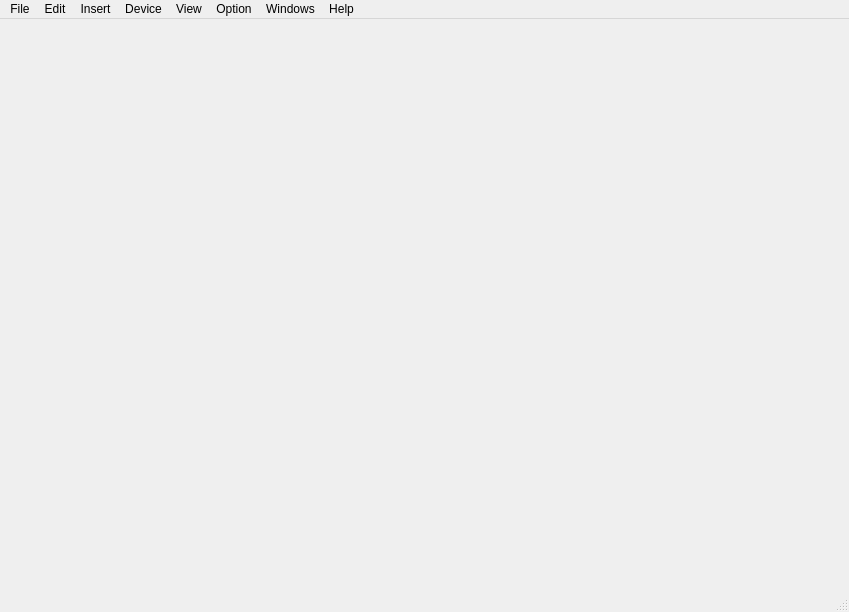
<?xml version="1.0" encoding="UTF-8"?>
<ui version="4.0">
 <class>MainWindow</class>
 <widget class="QMainWindow" name="MainWindow">
  <property name="geometry">
   <rect>
    <x>0</x>
    <y>0</y>
    <width>849</width>
    <height>612</height>
   </rect>
  </property>
  <property name="windowTitle">
   <string>MainWindow</string>
  </property>
  <widget class="QWidget" name="centralwidget">
   <layout class="QGridLayout" name="gridLayout_2"/>
  </widget>
  <widget class="QMenuBar" name="menubar">
   <property name="geometry">
    <rect>
     <x>0</x>
     <y>0</y>
     <width>849</width>
     <height>23</height>
    </rect>
   </property>
   <widget class="QMenu" name="menuFile">
    <property name="title">
     <string>File</string>
    </property>
    <addaction name="actionNew"/>
    <addaction name="actionOpen"/>
    <addaction name="separator"/>
    <addaction name="actionManage"/>
    <addaction name="actionLib_Manager"/>
    <addaction name="separator"/>
    <addaction name="actionPackage_Tool"/>
    <addaction name="separator"/>
    <addaction name="actionExit"/>
   </widget>
   <widget class="QMenu" name="menuEdit">
    <property name="title">
     <string>Edit</string>
    </property>
    <addaction name="actionCut"/>
    <addaction name="actionCopy"/>
    <addaction name="actionPaste"/>
    <addaction name="actionDelete"/>
    <addaction name="separator"/>
    <addaction name="actionProject_Properties"/>
    <addaction name="actionOpen_Object"/>
    <addaction name="separator"/>
    <addaction name="actionImport_Device"/>
    <addaction name="actionExport_Device"/>
    <addaction name="actionUpdate_Prameter"/>
   </widget>
   <widget class="QMenu" name="menuInset">
    <property name="title">
     <string>Insert</string>
    </property>
    <addaction name="actionForder"/>
    <addaction name="actionDevice"/>
   </widget>
   <widget class="QMenu" name="menuDevice">
    <property name="title">
     <string>Device</string>
    </property>
    <addaction name="actionManaget_Device"/>
    <addaction name="actionManager_Device_Debug"/>
    <addaction name="actionInitalize"/>
   </widget>
   <widget class="QMenu" name="menuView">
    <property name="title">
     <string>View</string>
    </property>
    <addaction name="actionDevice_catalog"/>
    <addaction name="actionFilter"/>
    <addaction name="actionUpdate"/>
   </widget>
   <widget class="QMenu" name="menuOption">
    <property name="title">
     <string>Option</string>
    </property>
   </widget>
   <widget class="QMenu" name="menuWindows">
    <property name="title">
     <string>Windows</string>
    </property>
   </widget>
   <widget class="QMenu" name="menuHelp">
    <property name="title">
     <string>Help</string>
    </property>
   </widget>
   <addaction name="menuFile"/>
   <addaction name="menuEdit"/>
   <addaction name="menuInset"/>
   <addaction name="menuDevice"/>
   <addaction name="menuView"/>
   <addaction name="menuOption"/>
   <addaction name="menuWindows"/>
   <addaction name="menuHelp"/>
  </widget>
  <widget class="QStatusBar" name="statusbar"/>
  <action name="actionNew">
   <property name="text">
    <string>New</string>
   </property>
  </action>
  <action name="actionOpen">
   <property name="text">
    <string>Open</string>
   </property>
  </action>
  <action name="actionManage">
   <property name="text">
    <string>Manage</string>
   </property>
  </action>
  <action name="actionarchiving">
   <property name="text">
    <string>Archive</string>
   </property>
  </action>
  <action name="actionRetrieve">
   <property name="text">
    <string>Retrieve</string>
   </property>
  </action>
  <action name="actionExit">
   <property name="text">
    <string>Exit</string>
   </property>
  </action>
  <action name="actionCut">
   <property name="text">
    <string>Cut</string>
   </property>
  </action>
  <action name="actionCopy">
   <property name="text">
    <string>Copy</string>
   </property>
  </action>
  <action name="actionPaste">
   <property name="text">
    <string>Paste</string>
   </property>
  </action>
  <action name="actionDelete">
   <property name="text">
    <string>Delete</string>
   </property>
  </action>
  <action name="actionSelect">
   <property name="text">
    <string>Select All</string>
   </property>
  </action>
  <action name="actionUnselect">
   <property name="text">
    <string>Unselect</string>
   </property>
  </action>
  <action name="actionProject_Properties">
   <property name="text">
    <string>Object Properties</string>
   </property>
  </action>
  <action name="actionOpen_Object">
   <property name="text">
    <string>Open Object</string>
   </property>
  </action>
  <action name="actionImport_Device">
   <property name="text">
    <string>Import Device</string>
   </property>
  </action>
  <action name="actionExport_Device">
   <property name="text">
    <string>Export Device</string>
   </property>
  </action>
  <action name="actionUpdate_Prameter">
   <property name="text">
    <string>Update Prameter</string>
   </property>
  </action>
  <action name="actionForder">
   <property name="text">
    <string>Forder</string>
   </property>
  </action>
  <action name="actionDevice">
   <property name="text">
    <string>Device</string>
   </property>
  </action>
  <action name="actionManaget_Device">
   <property name="text">
    <string>Manager-&gt;Device Online</string>
   </property>
  </action>
  <action name="actionManager_Device_Debug">
   <property name="text">
    <string>Manager-&gt;Device Debug</string>
   </property>
  </action>
  <action name="actionInitalize">
   <property name="text">
    <string>Initialize Device</string>
   </property>
  </action>
  <action name="actionDevice_catalog">
   <property name="text">
    <string>Device catalog</string>
   </property>
  </action>
  <action name="actionFilter">
   <property name="text">
    <string>Filter</string>
   </property>
  </action>
  <action name="actionUpdate">
   <property name="text">
    <string>Update</string>
   </property>
  </action>
  <action name="actionLib_Manager">
   <property name="text">
    <string>Device Library</string>
   </property>
  </action>
  <action name="actionPackage_Tool">
   <property name="text">
    <string>Package Tool</string>
   </property>
  </action>
 </widget>
 <resources/>
 <connections/>
</ui>
